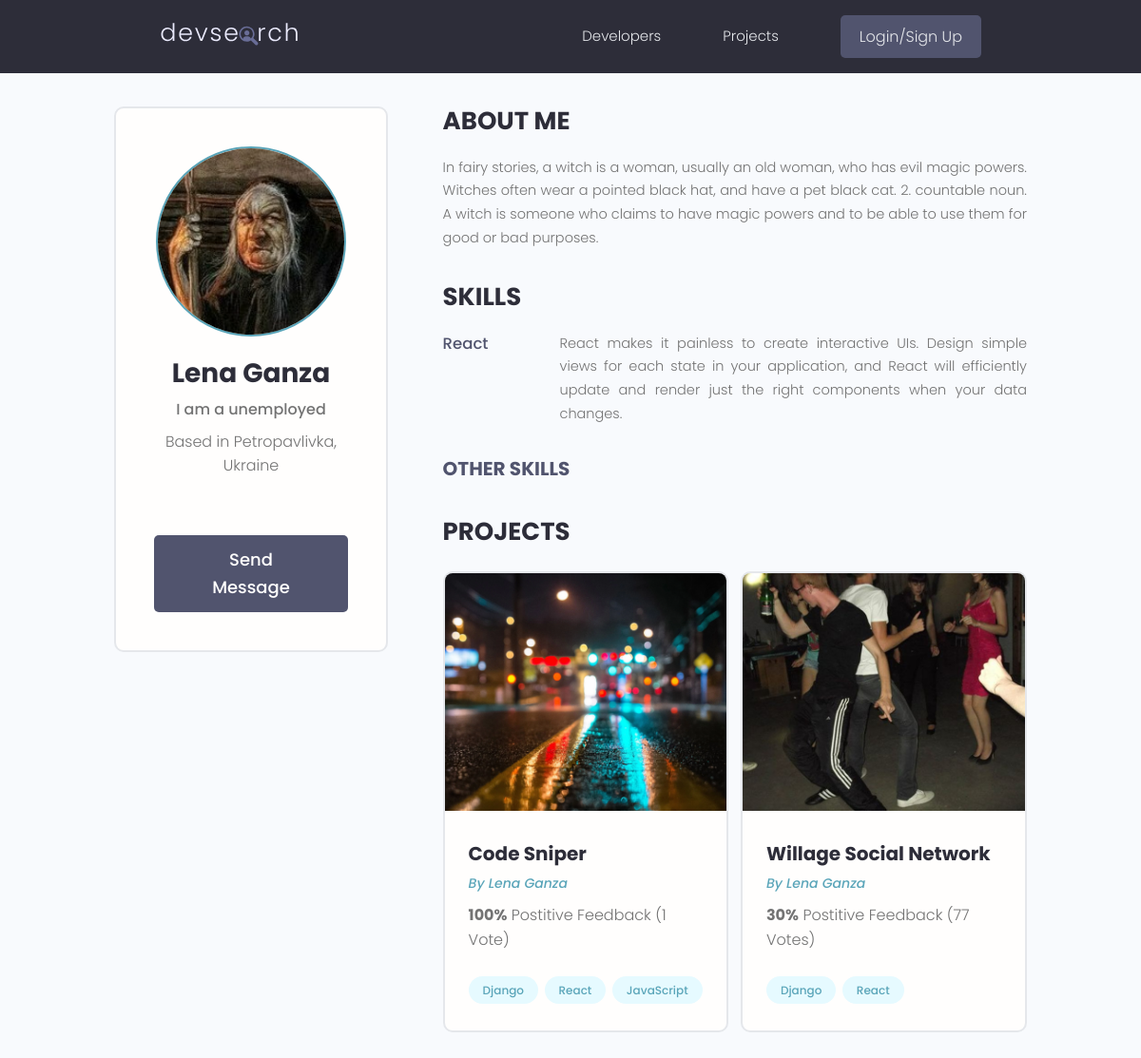
The app's page /profile/3d25d900-8cdf-4e65-ad9a-dea456c64f8d/ with its own data.
### users/models.py (models this page shows, shortened)
class Profile(models.Model):
    user = models.OneToOneField(User, on_delete=models.CASCADE, null=True, blank=True)
    name = models.CharField(max_length=200, blank=True, null=True)
    email = models.CharField(max_length=500, blank=True, null=True)
    username = models.CharField(max_length=200, blank=True, null=True)
    location = models.CharField(max_length=200, blank=True, null=True)
    short_intro = models.CharField(max_length=200, blank=True, null=True)
    bio = models.TextField(blank=True, null=True)
    profile_image = models.ImageField(blank=True, null=True, upload_to='profiles/', default='profiles/user-default.jpg')
    social_github = models.CharField(max_length=200, blank=True, null=True)
    social_twitter = models.CharField(max_length=200, blank=True, null=True)
    social_linkedin = models.CharField(max_length=200, blank=True, null=True)
    social_stackoverflow = models.CharField(max_length=200, blank=True, null=True)
    social_website = models.CharField(max_length=200, blank=True, null=True)
    created = models.DateTimeField(auto_now_add=True)
    id = models.UUIDField(default=uuid.uuid4, unique=True, primary_key=True, editable=False)
    class Meta:
        ordering = ['created']
    @property
    def imageURL(self):
        try:
            url = self.profile_image.url
        except:
            url = ''
        return url

class Skill(models.Model):
    owner = models.ForeignKey(Profile, on_delete=models.CASCADE, blank=True, null=True)
    name = models.CharField(max_length=200, blank=True, null=True)
    description = models.TextField(blank=True, null=True)
    created = models.DateTimeField(auto_now_add=True)
    id = models.UUIDField(default=uuid.uuid4, unique=True, primary_key=True, editable=False)

### projects/models.py (models this page shows, shortened)
class Project(models.Model):
    owner = models.ForeignKey(Profile, null=True, blank=True, on_delete=models.CASCADE)
    title = models.CharField(max_length=200)
    description = models.TextField(null=True, blank=True)
    featured_image = models.ImageField(null=True, blank=True, default="default.jpg")
    demo_link = models.CharField(max_length=2000, blank=True, null=True)
    source_link = models.CharField(max_length=2000, null=True, blank=True)
    tags = models.ManyToManyField('Tag', blank=True)
    vote_total = models.IntegerField(default=0, null=True, blank=True)
    vote_ratio = models.IntegerField(default=0, null=True, blank=True)
    created = models.DateTimeField(auto_now_add=True)
    id = models.UUIDField(default=uuid.uuid4, unique=True, primary_key=True, editable=False)
    def __str__(self):
        return self.title
    class Meta:
        ordering = ['-vote_ratio', '-vote_total', 'title']
    @property
    def imageURL(self):
        try:
            url = self.featured_image.url
        except:
            url = ''
        return url

class Tag(models.Model):
    name = models.CharField(max_length=200)
    created = models.DateTimeField(auto_now_add=True)
    id = models.UUIDField(default=uuid.uuid4, unique=True, primary_key=True, editable=False)
    def __str__(self):
        return self.name

### users/views.py (the view)
# urls.py: path('profile/<str:pk>/', views.userProfile, name='user-profile'),
def userProfile(request, pk):
    profile = Profile.objects.get(id=pk)
    topSkills = profile.skill_set.exclude(description__exact='')
    otherSkills = profile.skill_set.filter(description='')
    context = {'profile': profile, 'topSkills': topSkills, 'otherSkills': otherSkills}
    return render(request, 'users/user-profile.html', context)

### users/templates/users/user-profile.html (shortened to what this page needs)
{% extends 'main.html' %}
{% block content %}
<main class="profile my-md">
    <div class="container">
      <div class="layout">
        <div class="column column--1of3">
          <div class="card text-center">
            <div class="card__body dev">
              <img class="avatar avatar--xl" src="{{ profile.imageURL }}" />
              <h2 class="dev__name">{{ profile.name }}</h2>
              <p class="dev__title">{{ profile.short_intro }}</p>
              <p class="dev__location">Based in {{ profile.location }}</p>
              <a href="#" class="btn btn--sub btn--lg">Send Message </a>
            </div>
          </div>
        </div>
        <div class="column column--2of3">
          <div class="devInfo">
            <h3 class="devInfo__title">About Me</h3>
            <p class="devInfo__about">{{ profile.bio }}</p>
          </div>
          <div class="devInfo">
            <h3 class="devInfo__title">Skills</h3>
            <div class="devInfo__skills">
              {% for skill in topSkills %}
              <div class="devSkill">
                <h4 class="devSkill__title">{{skill.name}}</h4>
                <p class="devSkill__info">{{skill.description}}</p>
              </div>
              {% endfor %}
              <h3 class="devInfo__subtitle">Other Skills</h3>
            </div>
          </div>
          <div class="devInfo">
            <h3 class="devInfo__title">Projects</h3>
            <div class="grid grid--two">
              {% for project in profile.project_set.all %}
              <div class="column">
                <div class="card project">
                  <a href="single-project.html" class="project">
                    <img class="project__thumbnail" src="{{project.imageURL}}" alt="project thumbnail" />
                    <div class="card__body">
                      <h3 class="project__title">{{project}}</h3>
                      <p><a class="project__author" href="{% url 'user-profile' project.owner.id %}">By {{profile.name}}</a></p>
                      <p class="project--rating">
                        <span style="font-weight: bold;">{{project.vote_ratio}}%</span> Postitive
                        Feedback ({{project.vote_total}} Vote{{project.vote_total|pluralize:"s"}})
                      </p>
                      <div class="project__tags">
                        {% for tag in project.tags.all %}
                        <span class="tag tag--pill tag--main">
                          <small>{{tag}}</small>
                        </span>
                        {% endfor %}
                      </div>
                    </div>
                  </a>
                </div>
              </div>
              {% endfor %}
            </div>
          </div>
        </div>
      </div>
    </div>
  </main>
{% endblock content %}

### static/styles/app.css (style rules this page uses)
:root { --color-sub: #2d2d39; }
.btn--sub { background-color: var(--color-sub-light); }
.card { border: 2px solid var(--color-light); }
img { width: 100%; }
.profile .card > .dev { padding: 4rem; }
.dev__name { color: var(--color-sub); font-size: 2.8rem; font-weight: 700; margin-top: 1rem; margin-bottom: 0.5rem; }
.dev__title { font-size: 1.6rem; font-weight: 500; line-height: 1.3; }
.dev__location { margin-top: 1rem; }
.devInfo { margin-bottom: 3rem; }
.devInfo__title, .devInfo__subtitle { font-size: 2.6rem; color: var(--color-sub); text-transform: uppercase; font-weight: 700; margin-bottom: 1.5rem; }
.devInfo__subtitle { font-size: 2rem; color: var(--color-sub-light); }
.devInfo__about, .devSkill__info { font-size: 1.45rem; line-height: 1.7; text-align: justify; }
.devSkill { margin-bottom: 3rem; }
.devSkill__title { font-size: 1.65rem; font-weight: 500; color: var(--color-sub-light); }
@media screen and (min-width: 700px) { .devSkill { display: flex; justify-content: space-between; gap: 3rem; } }
@media screen and (min-width: 700px) { .devSkill__info { flex-basis: 80%; } }
.project__author { font-size: 1.4rem; font-style: italic; }
.project--rating { margin-bottom: 1.6em; margin-top: .5em; }
.project__thumbnail { height: 25rem; object-fit: cover; object-position: top center; }
.project__title { font-size: 2rem; font-weight: 700; color: var(--color-sub); }

### static/uikit/styles/modules/_variables.css (style rules this page uses)
:root { --color-main: #5aa5b9; --color-main-light: #e6faff; --color-sub: #3f4156; --color-sub-light: #51546e; --color-sub-lighter: #ededfd; --color-text: #737373; --color-gray: #8b8b8b; --color-light: #e5e7eb; --color-light-gray: #767676; --color-bg: #f8fafd; --color-white: #fffefd; --color-white-light: #f3f3f3; --color-success: #359e64; --color-success-bg: #def8e8; --color-error: #fc4b0b; --color-error-bg: #fff2ee; --font-base: 'Poppins', arial, helvetica, 'Segoe UI', roboto, ubuntu, sans-serif; --font-monospace: 'Fira Code', 'Courier New', courier, monospace; --font-regular: 300; --font-medium: 500; --font-bold: 700; --generic-shadow: 1px 1px 5px #00000010; --generic-transition: all 0.3s ease-in-out; }

### static/uikit/styles/modules/_base.css (style rules this page uses)
* { margin: 0; padding: 0; box-sizing: border-box; text-rendering: optimizeLegibility; color: inherit; font-size: inherit; }
html { font-size: 50%; }
@media only screen and (min-width: 480px) { html { font-size: 56.25%; } }
@media only screen and (min-width: 1200px) { html { font-size: 62.5%; } }
body { line-height: 1.6; font-weight: 400; font-size: 1.5rem; color: var(--color-text); background-color: var(--color-bg); min-height: 100vh; }

### static/uikit/styles/modules/_typography.css (style rules this page uses)
* { font-family: var(--font-base); }
h2 { font-size: 3.6rem; font-weight: var(--font-bold); }
h3 { font-size: 3.2rem; font-weight: var(--font-medium); }
h4 { font-size: 2.8rem; font-weight: var(--font-medium); }
p, span, strong { font-size: 1.6rem; color: var(--color-text); font-weight: var(--font-regular); }
a { padding-bottom: 2px; text-decoration: none; display: inline-block; color: var(--color-main); font-weight: var(--font-medium); }

### static/uikit/styles/modules/_utilities.css (style rules this page uses)
.container { width: 92%; max-width: 165rem; margin: 0 auto; box-sizing: border-box; }
@media screen and (min-width: 1000px) { .container { width: 90%; } }
@media screen and (min-width: 1200px) { .container { width: 80%; } }
.text-center { text-align: center; }
.my-md { margin: 3rem auto; }

### static/uikit/styles/modules/_avatar.css (style rules this page uses)
.avatar { border-radius: 50%; border: 2px solid var(--color-main); object-fit: cover; }
.avatar--xl { height: 20rem; width: 20rem; }

### static/uikit/styles/modules/_button.css (style rules this page uses)
.btn { display: inline-block; position: relative; cursor: pointer; background-color: var(--color-light); font-weight: var(--font-medium); color: var(--color-sub); text-decoration: none; padding: 1rem 2rem; border-radius: 0.5rem; border: none; width: -webkit-fit-content; width: -moz-fit-content; width: fit-content; height: -webkit-fit-content; height: -moz-fit-content; height: fit-content; font-size: 1.6rem; outline-width: 0; outline-color: transparent; -webkit-backface-visibility: hidden; backface-visibility: hidden; transition: all 0.3s ease-in-out; }
.btn--sub { background-color: var(--color-sub); color: var(--color-white); }
.btn--lg { font-size: 1.8rem; padding: 1.2rem 4.5rem; }

### static/uikit/styles/modules/_card.css (style rules this page uses)
.card { border-radius: 1rem; background-color: var(--color-white); border: 1.5px solid var(--color-light); width: auto; height: auto; margin-top: 0.5rem; margin-bottom: 0.5rem; overflow: hidden; }
.card__body, .card__header { padding: 2rem 2.5rem; }

### records on screen
Profile: imageURL (picture), name "Lena Ganza", short_intro "I am a unemployed", location "Petropavlivka, Ukraine", bio "In fairy stories, a witch is a woman, usually an old woman, who has evil magic powers. Witches often wear a pointed black hat, and have a pet black cat. 2. countable noun. A witch is someone who claims to have magic powers and to be able to use them for good or bad purposes."
Skill: name "React", description "React makes it painless to create interactive UIs. Design simple views for each state in your application, and React will efficiently update and render just the right components when your data changes."
Project: imageURL (picture), title "Code Sniper", vote_ratio "100", vote_total "1"
Tag: name "Django"
Tag: name "React"
Tag: name "JavaScript"
Project: imageURL (picture), title "Willage Social Network", vote_ratio "30", vote_total "77"
